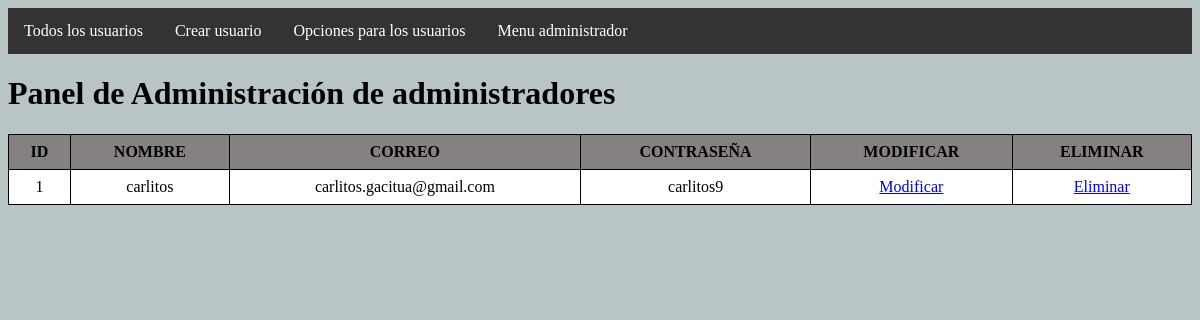
Page /usuarios/opciones_usuario/ on the committed database.
### botilleria_covid_paginas/models.py (models this page shows, shortened)
class Usuario(models.Model):
    id_usuario = models.AutoField(primary_key=True)
    nombre_usuario = models.CharField(max_length=40, null=False)
    correo_usuario = models.CharField(max_length=50, null=False)
    contrasena_usuario = models.CharField(max_length=30, null=False)

### admin_botilleria/views.py (the view)
# urls.py: path('usuarios/opciones_usuario/',views.opciones_usuario,name='opciones_usuario'),
def opciones_usuario(request):
    usuario = Usuario.objects.all()
    context = {'usuario':usuario}
    return render(request, 'html/usuarios/opciones_usuario.html',context)

### admin_botilleria/templates/html/usuarios/opciones_usuario.html (shortened to what this page needs)
{% load static %}
<!DOCTYPE html>
<html lang="en">
<head>
    <link rel="stylesheet" href="{% static 'CSS/admin_productos.css' %}">
</head>
<body>
    <nav>
        <ul>
            <li><a href="{% url 'admin_usuarios' %}">Todos los usuarios</a></li>
            <li><a href="{% url 'crear_usuario' %}">Crear usuario</a></li>
            <li><a href="{% url 'opciones_usuario' %}">Opciones para los usuarios</a></li>
            <li><a href="{% url 'base_admin' %}">Menu administrador</a></li>
        </ul>
    </nav>
    <h1>Panel de Administración de administradores</h1>
    <table>
        {% if usuario %}
        <th>ID</th>
        <th>NOMBRE</th>
        <th>CORREO</th>
        <th>CONTRASEÑA</th>
        <th>MODIFICAR</th>
        <th>ELIMINAR</th>
        {% for user in usuario %}
            <tr>
                <td>{{user.id_usuario}}</td>
                <td>{{user.nombre_usuario}}</td>
                <td>{{user.correo_usuario}}</td>
                <td>{{user.contrasena_usuario}}</td>
                <td><a href="{% url 'encontrar_usuario' pk=user.id_usuario %}"class="btm-Modificar">Modificar</a></td>
                <td><a href="{% url 'eliminar_usuario'  pk=user.id_usuario %}"class="btm-Eliminar">Eliminar</a></td>
            </tr>
        {% endfor %}
        {% endif %}
    </table>
</body>

### admin_botilleria/static/CSS/admin_productos.css (style rules this page uses)
body { background-color: #b9c4c5; }
nav ul { list-style-type: none; margin: 0; padding: 0; overflow: hidden; background-color: #333; }
nav ul li { float: left; }
nav ul li a { display: block; color: white; text-align: center; padding: 14px 16px; text-decoration: none; }
table { border-collapse: collapse; width: 100%; text-align: center; }
th, td { border: 1px solid black; padding: 8px; }
th { background-color: #858181; }
td { background-color: white; }

### rows in the picture
Usuario: id_usuario "1", nombre_usuario "carlitos", correo_usuario "carlitos.gacitua@gmail.com", contrasena_usuario "carlitos9"
